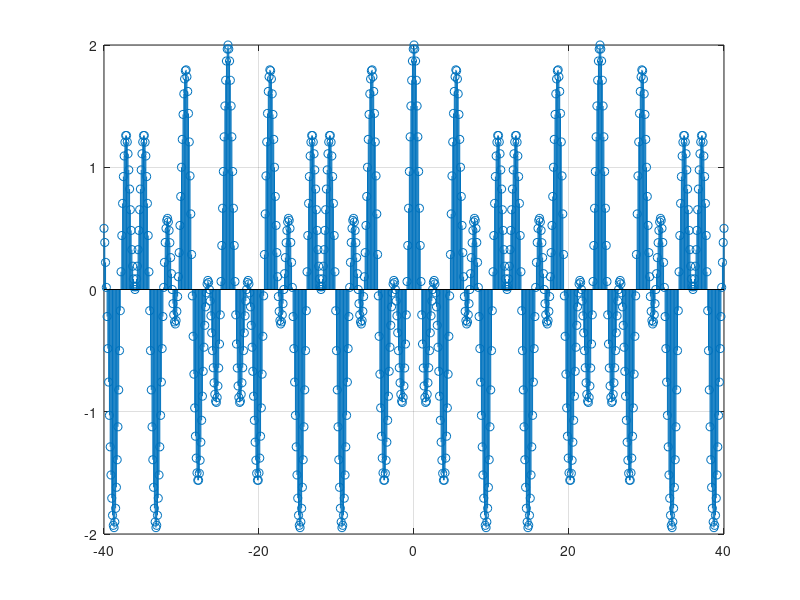

MATLAB code to generate this figure:
%% clear
clc
clear all
close all

%% declare
n = -40:.1:40;
x = cos(pi*n/3) + cos(3*pi*n/4);

%% plot
stem(n, x);
grid on;
